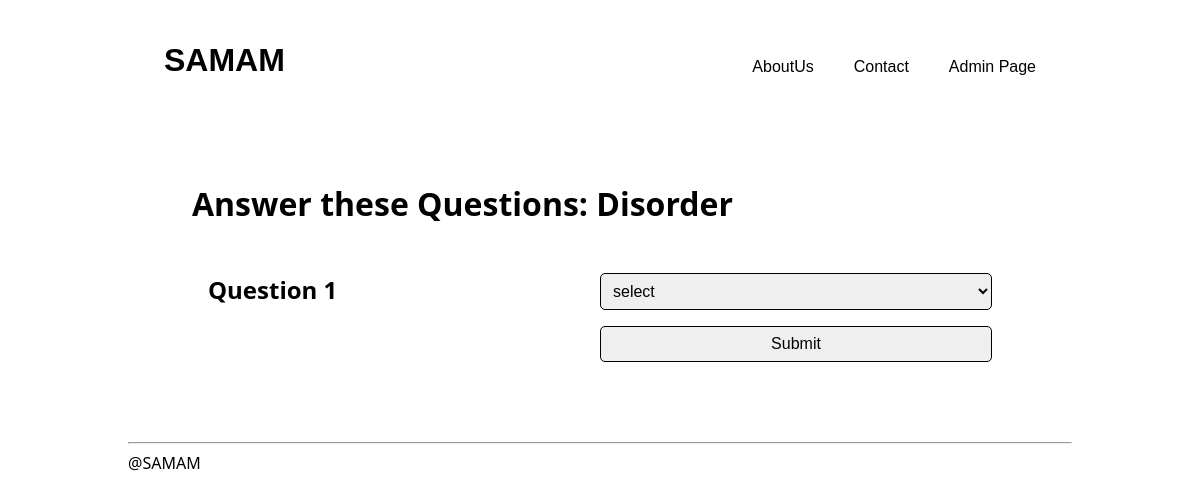
The page /disorder_form on the database as committed earlier.
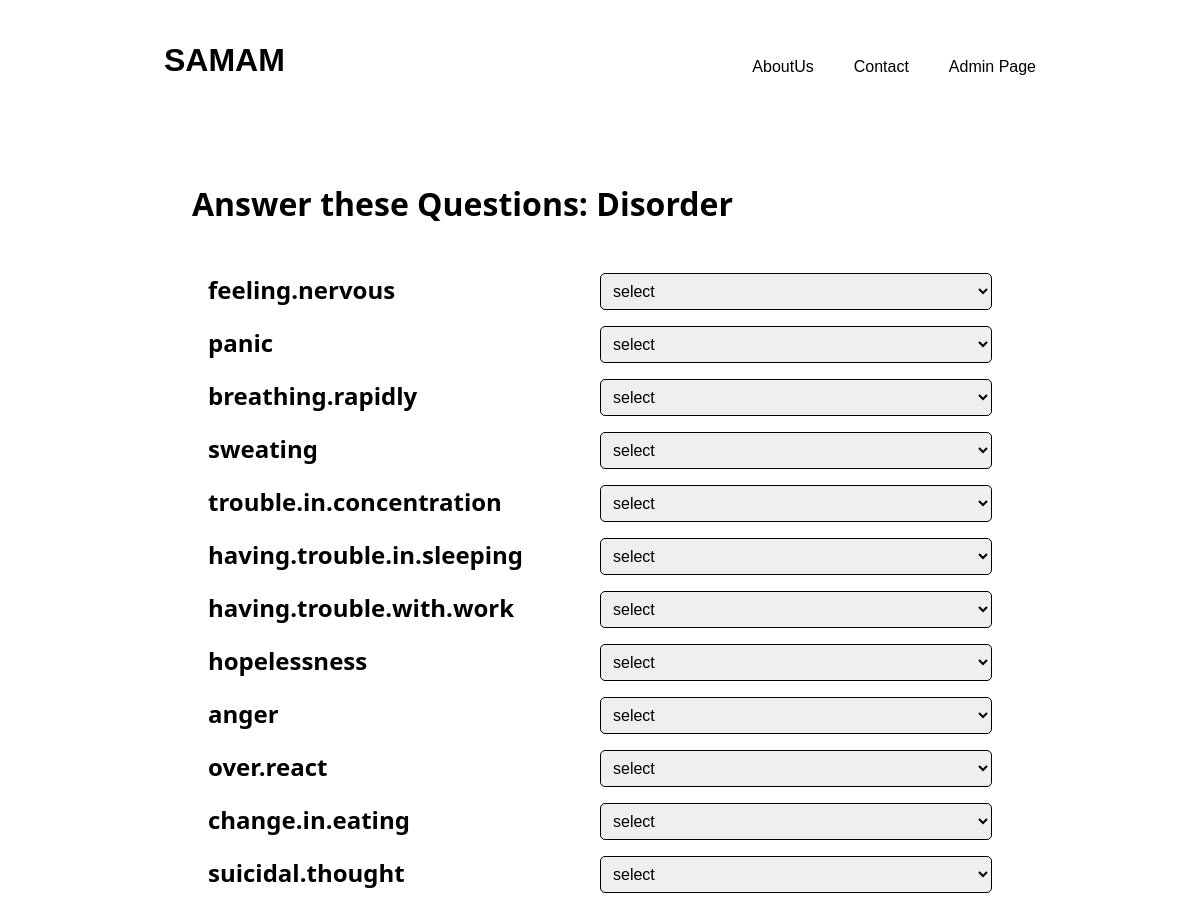
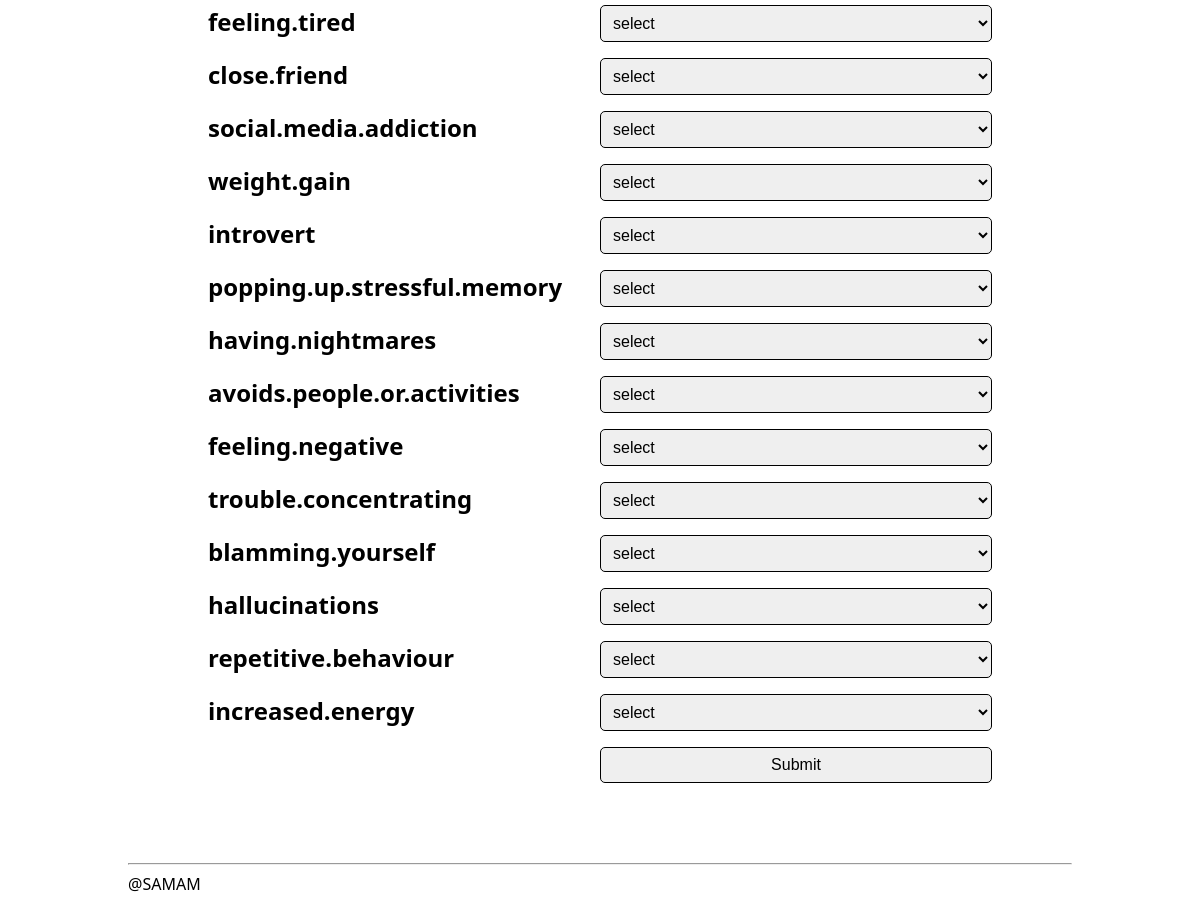
The same page on the database as committed later (2 pictures, top to bottom).
### app.py (models this page shows, shortened)
class DisorderQuestions(db.Model):
    id = db.Column(db.Integer, primary_key=True ,autoincrement=True)
    question = db.Column(db.String(1000), unique=True, nullable=False)

### app.py (the view)
@app.route('/disorder_form', methods=['GET', 'POST'])
def disorder_form():
    questions  = DisorderQuestions.query.all()
    for i in range (0,len(questions)):
        print(questions[i].question)
    return render_template('./DisorderQuestions.html',questions = questions)

### templates/DisorderQuestions.html (shortened to what this page needs)
<!DOCTYPE html>
<html>
<head>
    <link rel = "stylesheet" href = "../static/questions.css">
</head>
<body>
    <div class="container">
        <header>
            <span><a href="/"><button class="name" type="button">SAMAM</button></a></span>
            <div>
                <nav>
                    <ul>
                        <li><a href="#Skills"><button type="button">AboutUs</button></a></li>
                        <li><a href="#Contact"><button type="button">Contact</button></a></li>
                        <li>
                            <form action="/login_form" method="post">
                                <button type="submit" value="submit">Admin Page</button>
                            </form>
                        </li>
                    </ul>
                </nav>
            </div>
        </header>
    </div>
    <div class="container">
        <span class="info">Answer these Questions: Disorder</span>
        <form class="questionForm" action="/disorder_submit" method="post">
            {% for question in questions %}
            <label for="question{{ question.id }}">{{ question.question }}</label>
            <select id="question{{ question.id }}" name="question{{ question.id }}" required>
                <option value="" disabled selected>select</option>
            </select>
            {% endfor %}
            <label for="em"></label>
            <input type="submit" value="Submit">
        </form>
    </div>
    <div class="footer">
        <hr>
        <span>@SAMAM</span>
    </div>
</body>
</html>

### static/questions.css (style rules this page uses)
body { font-family: 'Segoe UI', Tahoma, Geneva, Verdana, sans-serif; margin: 1rem 8rem 1rem 8rem; }
.container { margin-bottom: 4rem; }
header { display: grid; grid-gap: 2rem; grid-template-columns: 1fr auto; padding: 1rem; }
header ul { display: inline-flex; justify-content: center ; list-style: none; }
.name { font-size: 2rem; font-weight:bolder; color: black; }
button { background-color: white; color: black; padding: 10px 20px; border: none; border-radius: 5px; cursor: pointer; font-size: 16px; transition: background-color 0.3s; }
.info { font-size: 2rem; font-weight: bold; margin: 2rem 4rem 2rem 4rem; }
.questionForm { padding: 1rem; margin: 2rem 4rem 2rem 4rem; display: grid; grid-template-columns: 1fr 1fr; row-gap: 1rem; }
label { font-size: 1.5rem; font-weight: bold; text-align: left; }
select { font-size: 1rem; font-weight: lighter; padding: 0.5rem; border-radius: 5px; border: 1px solid black; width: 100%; }
input { font-size: 1rem; font-weight: lighter; padding: 0.5rem; border-radius: 5px; border: 1px solid black; }

Rows that differ between the two databases and show on the page:
changed DisorderQuestions: question "Question 1" → "feeling.nervous"
added DisorderQuestions: question "panic"
added DisorderQuestions: question "breathing.rapidly"
added DisorderQuestions: question "sweating"
added DisorderQuestions: question "trouble.in.concentration"
added DisorderQuestions: question "having.trouble.in.sleeping"
added DisorderQuestions: question "having.trouble.with.work"
added DisorderQuestions: question "hopelessness"
added DisorderQuestions: question "anger"
added DisorderQuestions: question "over.react"
added DisorderQuestions: question "change.in.eating"
added DisorderQuestions: question "suicidal.thought"
added DisorderQuestions: question "feeling.tired"
added DisorderQuestions: question "close.friend"
added DisorderQuestions: question "social.media.addiction"
added DisorderQuestions: question "weight.gain"
added DisorderQuestions: question "introvert"
added DisorderQuestions: question "popping.up.stressful.memory"
added DisorderQuestions: question "having.nightmares"
added DisorderQuestions: question "avoids.people.or.activities"
added DisorderQuestions: question "feeling.negative"
added DisorderQuestions: question "trouble.concentrating"
added DisorderQuestions: question "blamming.yourself"
added DisorderQuestions: question "hallucinations"
added DisorderQuestions: question "repetitive.behaviour"
added DisorderQuestions: question "increased.energy"
